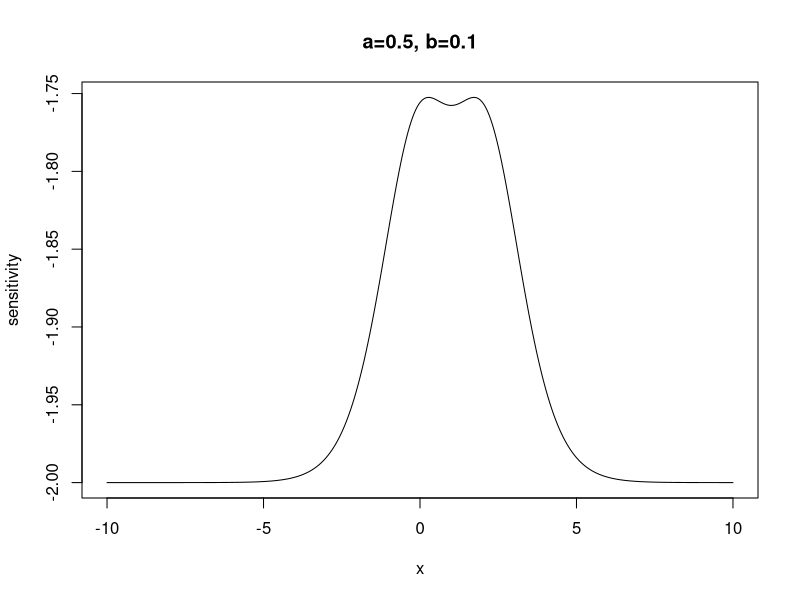

Reproduce this figure in R.
library("nleqslv")
rm(list=ls())

fct = function(t) {
  2 / t + 2 - 4 / (1 + exp(-t))
}

link = function(x, a, b) {
  t = b * (x - a)
  1 / (1 + exp(t)) / (1 + exp(-t))
}

inv_info = function(a, b) {
  ga = - 1.543405 / b + a
  matrix(c(1 / b^2, 0, 0, 1 / ((ga-a)^2)) / 0.82396 / 0.17604, ncol = 2)
}

sens = function(x, a, b) {
  ca = c(-b, x-a) * link(x, a, b) * (1 - link(x, a, b))
  biao = c(-b, x-a)
  t(ca) %*% inv_info(a, b) %*% ca - 2
}

hi = seq(-10, 10, 0.01)
output = c()
for (x in hi) {
  output <- c(output, sens(x, a=1, b=1))
}
plot(hi, output, type = "l", 
     main = "a=0.5, b=0.1", xlab = "x", ylab = "sensitivity")

which.max(output)
hi[1350]
